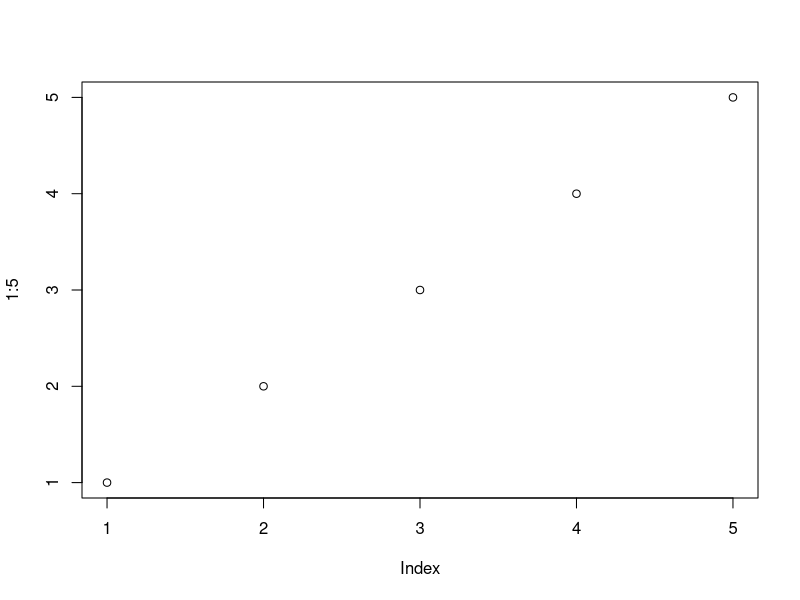
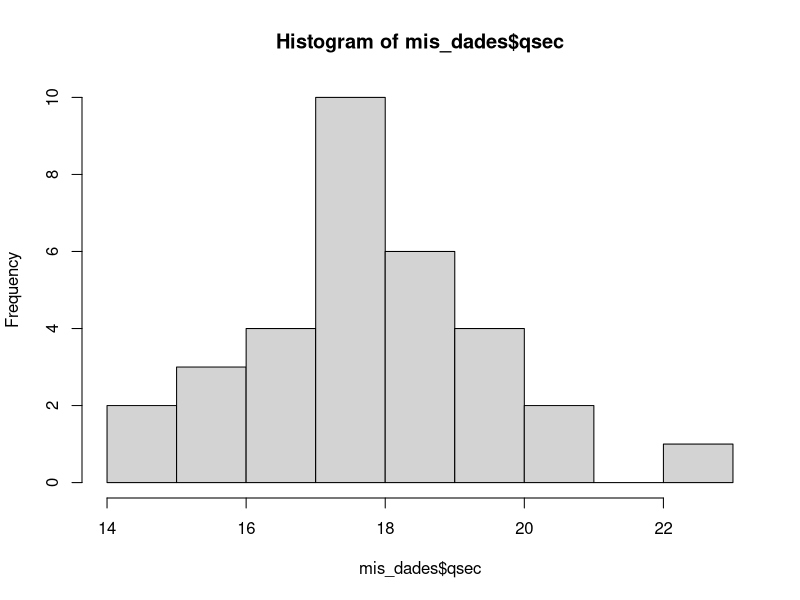
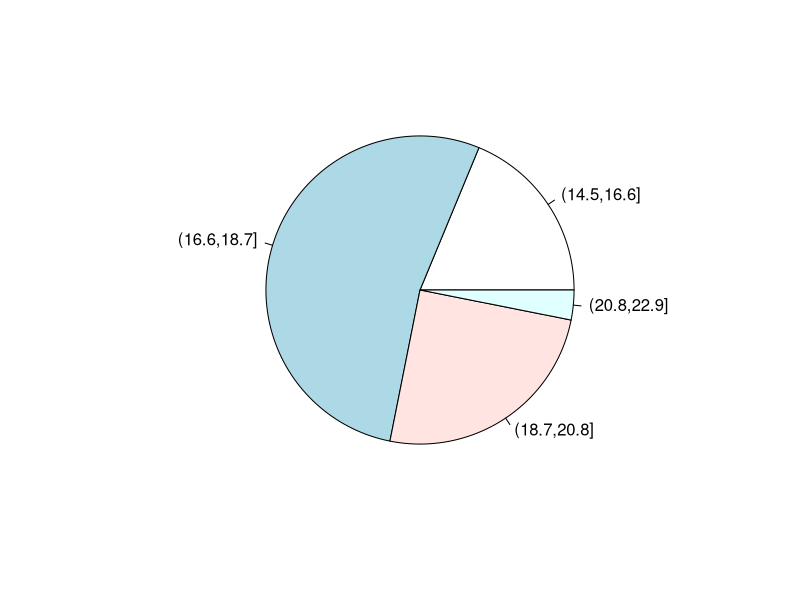

Write the R code that produced these figures, in order.
#Codigo para problema 1
plot(1:5)
2+2
mis_dades = mtcars
mis_dades$qsec
sort(mis_dades$qsec)

qsec_intervalos = cut(mis_dades$qsec, breaks = 4)
table(qsec_intervalos)

hist(mis_dades$qsec, breaks = 10)
#mitjana -> mean()
mean(mis_dades$qsec)

#mediana -> median()
mis_dades$drat
median(mis_dades$drat)

#primer quartil -> quantile(x, 0.25)
quantile(mis_dades$drat)

quantile(mis_dades$mpg, 0.18)

#taula de freqüencia

sum(table(qsec_intervalos))
ni = (table(qsec_intervalos))
sum(ni)

fi= ni/sum(ni)
fi
pie(fi)


Ni = cumsum(ni)
Fi = cumsum(fi)
cbind(ni, fi, Ni, Fi)
